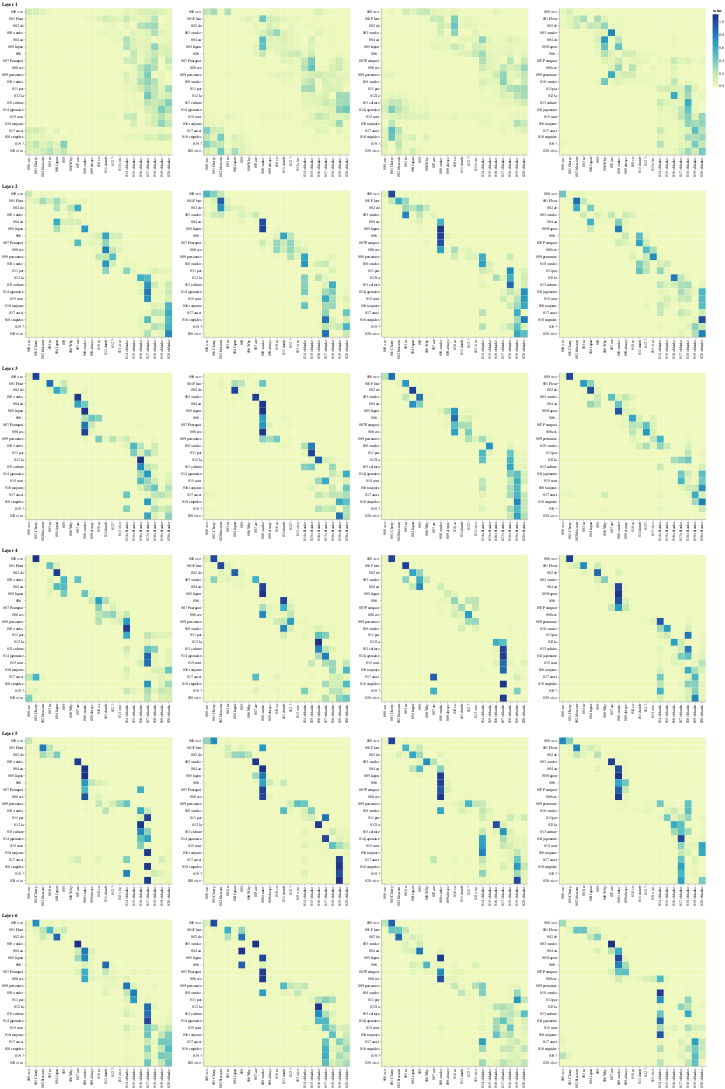

Notebook code cell kept with this figure:
### Markdown cell above
## Decoder Src Attention

### Code cell
def viz_decoder_src():
    model, example_data = run_model_example(n_examples=1)
    example = example_data[len(example_data) - 1]

    layer_viz = [
        visualize_layer(
            model,
            layer,
            get_decoder_src,
            max(len(example[1]), len(example[2])),
            example[1],
            example[2],
        )
        for layer in range(6)
    ]
    return alt.hconcat(
        layer_viz[0]
        & layer_viz[1]
        & layer_viz[2]
        & layer_viz[3]
        & layer_viz[4]
        & layer_viz[5]
    )


show_example(viz_decoder_src)

### Figure 1 — Vega-Lite specification as saved in the notebook (floating-point values rounded to 4 significant figures; data arrays with more than 128 entries replaced by an {"elided": "..."} marker saying what was removed)
{"config": {"view": {"continuousWidth": 400, "continuousHeight": 300}}, "hconcat": [{"vconcat": [{"hconcat": [{"data": {"name": "data-daab43dd54f47f13924117a58f1be353"}, "mark": "rect", "encoding": {"color": {"type": "quantitative", "field": "value"}, "tooltip": [{"type": "quantitative", "field": "row"}, {"type": "quantitative", "field": "column"}, {"type": "quantitative", "field": "value"}, {"type": "nominal", "field": "row_token"}, {"type": "nominal", "field": "col_token"}], "x": {"type": "nominal", "axis": {"title": ""}, "field": "col_token"}, "y": {"type": "nominal", "axis": {"title": ""}, "field": "row_token"}}, "height": 400, "selection": {"selector103": {"type": "interval", "bind": "scales", "encodings": ["x", "y"]}}, "width": 400}, {"data": {"name": "data-a1a3cb0be10c92445f59e436c0b6abdb"}, "mark": "rect", "encoding": {"color": {"type": "quantitative", "field": "value"}, "tooltip": [{"type": "quantitative", "field": "row"}, {"type": "quantitative", "field": "column"}, {"type": "quantitative", "field": "value"}, {"type": "nominal", "field": "row_token"}, {"type": "nominal", "field": "col_token"}], "x": {"type": "nominal", "axis": {"title": ""}, "field": "col_token"}, "y": {"type": "nominal", "axis": {"title": ""}, "field": "row_token"}}, "height": 400, "selection": {"selector105": {"type": "interval", "bind": "scales", "encodings": ["x", "y"]}}, "width": 400}, {"data": {"name": "data-a4ba65ef01d9b799c929fc854f3bc98f"}, "mark": "rect", "encoding": {"color": {"type": "quantitative", "field": "value"}, "tooltip": [{"type": "quantitative", "field": "row"}, {"type": "quantitative", "field": "column"}, {"type": "quantitative", "field": "value"}, {"type": "nominal", "field": "row_token"}, {"type": "nominal", "field": "col_token"}], "x": {"type": "nominal", "axis": {"title": ""}, "field": "col_token"}, "y": {"type": "nominal", "axis": {"title": ""}, "field": "row_token"}}, "height": 400, "selection": {"selector107": {"type": "interval", "bind": "scales", "encodings": ["x", "y"]}}, "width": 400}, {"data": {"name": "data-c052f4cde5a1feb85c78b62be8eed37b"}, "mark": "rect", "encoding": {"color": {"type": "quantitative", "field": "value"}, "tooltip": [{"type": "quantitative", "field": "row"}, {"type": "quantitative", "field": "column"}, {"type": "quantitative", "field": "value"}, {"type": "nominal", "field": "row_token"}, {"type": "nominal", "field": "col_token"}], "x": {"type": "nominal", "axis": {"title": ""}, "field": "col_token"}, "y": {"type": "nominal", "axis": {"title": ""}, "field": "row_token"}}, "height": 400, "selection": {"selector109": {"type": "interval", "bind": "scales", "encodings": ["x", "y"]}}, "width": 400}]}, {"vconcat": [{"hconcat": [{"data": {"name": "data-efd2b27037e5763627384628d60a6651"}, "mark": "rect", "encoding": {"color": {"type": "quantitative", "field": "value"}, "tooltip": [{"type": "quantitative", "field": "row"}, {"type": "quantitative", "field": "column"}, {"type": "quantitative", "field": "value"}, {"type": "nominal", "field": "row_token"}, {"type": "nominal", "field": "col_token"}], "x": {"type": "nominal", "axis": {"title": ""}, "field": "col_token"}, "y": {"type": "nominal", "axis": {"title": ""}, "field": "row_token"}}, "height": 400, "selection": {"selector111": {"type": "interval", "bind": "scales", "encodings": ["x", "y"]}}, "width": 400}, {"data": {"name": "data-2eac01a273367fa8cc81ccaeb4f97065"}, "mark": "rect", "encoding": {"color": {"type": "quantitative", "field": "value"}, "tooltip": [{"type": "quantitative", "field": "row"}, {"type": "quantitative", "field": "column"}, {"type": "quantitative", "field": "value"}, {"type": "nominal", "field": "row_token"}, {"type": "nominal", "field": "col_token"}], "x": {"type": "nominal", "axis": {"title": ""}, "field": "col_token"}, "y": {"type": "nominal", "axis": {"title": ""}, "field": "row_token"}}, "height": 400, "selection": {"selector113": {"type": "interval", "bind": "scales", "encodings": ["x", "y"]}}, "width": 400}, {"data": {"name": "data-77aacb4241bb24a38c00881793a7b757"}, "mark": "rect", "encoding": {"color": {"type": "quantitative", "field": "value"}, "tooltip": [{"type": "quantitative", "field": "row"}, {"type": "quantitative", "field": "column"}, {"type": "quantitative", "field": "value"}, {"type": "nominal", "field": "row_token"}, {"type": "nominal", "field": "col_token"}], "x": {"type": "nominal", "axis": {"title": ""}, "field": "col_token"}, "y": {"type": "nominal", "axis": {"title": ""}, "field": "row_token"}}, "height": 400, "selection": {"selector115": {"type": "interval", "bind": "scales", "encodings": ["x", "y"]}}, "width": 400}, {"data": {"name": "data-2d543c2f81480d70e64b759a40d182f0"}, "mark": "rect", "encoding": {"color": {"type": "quantitative", "field": "value"}, "tooltip": [{"type": "quantitative", "field": "row"}, {"type": "quantitative", "field": "column"}, {"type": "quantitative", "field": "value"}, {"type": "nominal", "field": "row_token"}, {"type": "nominal", "field": "col_token"}], "x": {"type": "nominal", "axis": {"title": ""}, "field": "col_token"}, "y": {"type": "nominal", "axis": {"title": ""}, "field": "row_token"}}, "height": 400, "selection": {"selector117": {"type": "interval", "bind": "scales", "encodings": ["x", "y"]}}, "width": 400}]}], "title": "Layer 2"}, {"vconcat": [{"hconcat": [{"data": {"name": "data-aae7947c5c1c276c68531357e9cbcdac"}, "mark": "rect", "encoding": {"color": {"type": "quantitative", "field": "value"}, "tooltip": [{"type": "quantitative", "field": "row"}, {"type": "quantitative", "field": "column"}, {"type": "quantitative", "field": "value"}, {"type": "nominal", "field": "row_token"}, {"type": "nominal", "field": "col_token"}], "x": {"type": "nominal", "axis": {"title": ""}, "field": "col_token"}, "y": {"type": "nominal", "axis": {"title": ""}, "field": "row_token"}}, "height": 400, "selection": {"selector119": {"type": "interval", "bind": "scales", "encodings": ["x", "y"]}}, "width": 400}, {"data": {"name": "data-c456129178b919b627556e75ce4c051e"}, "mark": "rect", "encoding": {"color": {"type": "quantitative", "field": "value"}, "tooltip": [{"type": "quantitative", "field": "row"}, {"type": "quantitative", "field": "column"}, {"type": "quantitative", "field": "value"}, {"type": "nominal", "field": "row_token"}, {"type": "nominal", "field": "col_token"}], "x": {"type": "nominal", "axis": {"title": ""}, "field": "col_token"}, "y": {"type": "nominal", "axis": {"title": ""}, "field": "row_token"}}, "height": 400, "selection": {"selector121": {"type": "interval", "bind": "scales", "encodings": ["x", "y"]}}, "width": 400}, {"data": {"name": "data-e35efa3680faa5462fe4a5ad75f7bb4b"}, "mark": "rect", "encoding": {"color": {"type": "quantitative", "field": "value"}, "tooltip": [{"type": "quantitative", "field": "row"}, {"type": "quantitative", "field": "column"}, {"type": "quantitative", "field": "value"}, {"type": "nominal", "field": "row_token"}, {"type": "nominal", "field": "col_token"}], "x": {"type": "nominal", "axis": {"title": ""}, "field": "col_token"}, "y": {"type": "nominal", "axis": {"title": ""}, "field": "row_token"}}, "height": 400, "selection": {"selector123": {"type": "interval", "bind": "scales", "encodings": ["x", "y"]}}, "width": 400}, {"data": {"name": "data-f7a038147bfc5f35ccef4d56de053311"}, "mark": "rect", "encoding": {"color": {"type": "quantitative", "field": "value"}, "tooltip": [{"type": "quantitative", "field": "row"}, {"type": "quantitative", "field": "column"}, {"type": "quantitative", "field": "value"}, {"type": "nominal", "field": "row_token"}, {"type": "nominal", "field": "col_token"}], "x": {"type": "nominal", "axis": {"title": ""}, "field": "col_token"}, "y": {"type": "nominal", "axis": {"title": ""}, "field": "row_token"}}, "height": 400, "selection": {"selector125": {"type": "interval", "bind": "scales", "encodings": ["x", "y"]}}, "width": 400}]}], "title": "Layer 3"}, {"vconcat": [{"hconcat": [{"data": {"name": "data-efd7bc4414b3e80de614ecdb9751afe0"}, "mark": "rect", "encoding": {"color": {"type": "quantitative", "field": "value"}, "tooltip": [{"type": "quantitative", "field": "row"}, {"type": "quantitative", "field": "column"}, {"type": "quantitative", "field": "value"}, {"type": "nominal", "field": "row_token"}, {"type": "nominal", "field": "col_token"}], "x": {"type": "nominal", "axis": {"title": ""}, "field": "col_token"}, "y": {"type": "nominal", "axis": {"title": ""}, "field": "row_token"}}, "height": 400, "selection": {"selector127": {"type": "interval", "bind": "scales", "encodings": ["x", "y"]}}, "width": 400}, {"data": {"name": "data-49a56aaa29fe24e2552b111c6d0e7567"}, "mark": "rect", "encoding": {"color": {"type": "quantitative", "field": "value"}, "tooltip": [{"type": "quantitative", "field": "row"}, {"type": "quantitative", "field": "column"}, {"type": "quantitative", "field": "value"}, {"type": "nominal", "field": "row_token"}, {"type": "nominal", "field": "col_token"}], "x": {"type": "nominal", "axis": {"title": ""}, "field": "col_token"}, "y": {"type": "nominal", "axis": {"title": ""}, "field": "row_token"}}, "height": 400, "selection": {"selector129": {"type": "interval", "bind": "scales", "encodings": ["x", "y"]}}, "width": 400}, {"data": {"name": "data-bb0eb2eda703d3cd235bd7e4935fb460"}, "mark": "rect", "encoding": {"color": {"type": "quantitative", "field": "value"}, "tooltip": [{"type": "quantitative", "field": "row"}, {"type": "quantitative", "field": "column"}, {"type": "quantitative", "field": "value"}, {"type": "nominal", "field": "row_token"}, {"type": "nominal", "field": "col_token"}], "x": {"type": "nominal", "axis": {"title": ""}, "field": "col_token"}, "y": {"type": "nominal", "axis": {"title": ""}, "field": "row_token"}}, "height": 400, "selection": {"selector131": {"type": "interval", "bind": "scales", "encodings": ["x", "y"]}}, "width": 400}, {"data": {"name": "data-539a5d772703a2e74565d8ce95388279"}, "mark": "rect", "encoding": {"color": {"type": "quantitative", "field": "value"}, "tooltip": [{"type": "quantitative", "field": "row"}, {"type": "quantitative", "field": "column"}, {"type": "quantitative", "field": "value"}, {"type": "nominal", "field": "row_token"}, {"type": "nominal", "field": "col_token"}], "x": {"type": "nominal", "axis": {"title": ""}, "field": "col_token"}, "y": {"type": "nominal", "axis": {"title": ""}, "field": "row_token"}}, "height": 400, "selection": {"selector133": {"type": "interval", "bind": "scales", "encodings": ["x", "y"]}}, "width": 400}]}], "title": "Layer 4"}, {"vconcat": [{"hconcat": [{"data": {"name": "data-998de102a8279ca2ee162c739ed5a3cc"}, "mark": "rect", "encoding": {"color": {"type": "quantitative", "field": "value"}, "tooltip": [{"type": "quantitative", "field": "row"}, {"type": "quantitative", "field": "column"}, {"type": "quantitative", "field": "value"}, {"type": "nominal", "field": "row_token"}, {"type": "nominal", "field": "col_token"}], "x": {"type": "nominal", "axis": {"title": ""}, "field": "col_token"}, "y": {"type": "nominal", "axis": {"title": ""}, "field": "row_token"}}, "height": 400, "selection": {"selector135": {"type": "interval", "bind": "scales", "encodings": ["x", "y"]}}, "width": 400}, {"data": {"name": "data-1091160a3edac32b8567e2810135c202"}, "mark": "rect", "encoding": {"color": {"type": "quantitative", "field": "value"}, "tooltip": [{"type": "quantitative", "field": "row"}, {"type": "quantitative", "field": "column"}, {"type": "quantitative", "field": "value"}, {"type": "nominal", "field": "row_token"}, {"type": "nominal", "field": "col_token"}], "x": {"type": "nominal", "axis": {"title": ""}, "field": "col_token"}, "y": {"type": "nominal", "axis": {"title": ""}, "field": "row_token"}}, "height": 400, "selection": {"selector137": {"type": "interval", "bind": "scales", "encodings": ["x", "y"]}}, "width": 400}, {"data": {"name": "data-9633ec13a6aef0b1022a706021a9ed28"}, "mark": "rect", "encoding": {"color": {"type": "quantitative", "field": "value"}, "tooltip": [{"type": "quantitative", "field": "row"}, {"type": "quantitative", "field": "column"}, {"type": "quantitative", "field": "value"}, {"type": "nominal", "field": "row_token"}, {"type": "nominal", "field": "col_token"}], "x": {"type": "nominal", "axis": {"title": ""}, "field": "col_token"}, "y": {"type": "nominal", "axis": {"title": ""}, "field": "row_token"}}, "height": 400, "selection": {"selector139": {"type": "interval", "bind": "scales", "encodings": ["x", "y"]}}, "width": 400}, {"data": {"name": "data-2e0f1d479ea441191015e29d30dcf6c0"}, "mark": "rect", "encoding": {"color": {"type": "quantitative", "field": "value"}, "tooltip": [{"type": "quantitative", "field": "row"}, {"type": "quantitative", "field": "column"}, {"type": "quantitative", "field": "value"}, {"type": "nominal", "field": "row_token"}, {"type": "nominal", "field": "col_token"}], "x": {"type": "nominal", "axis": {"title": ""}, "field": "col_token"}, "y": {"type": "nominal", "axis": {"title": ""}, "field": "row_token"}}, "height": 400, "selection": {"selector141": {"type": "interval", "bind": "scales", "encodings": ["x", "y"]}}, "width": 400}]}], "title": "Layer 5"}, {"vconcat": [{"hconcat": [{"data": {"name": "data-81a75100a38016716df9fc6de331ff86"}, "mark": "rect", "encoding": {"color": {"type": "quantitative", "field": "value"}, "tooltip": [{"type": "quantitative", "field": "row"}, {"type": "quantitative", "field": "column"}, {"type": "quantitative", "field": "value"}, {"type": "nominal", "field": "row_token"}, {"type": "nominal", "field": "col_token"}], "x": {"type": "nominal", "axis": {"title": ""}, "field": "col_token"}, "y": {"type": "nominal", "axis": {"title": ""}, "field": "row_token"}}, "height": 400, "selection": {"selector143": {"type": "interval", "bind": "scales", "encodings": ["x", "y"]}}, "width": 400}, {"data": {"name": "data-e61a3e9176c3fb27626cde9d4f11dd6c"}, "mark": "rect", "encoding": {"color": {"type": "quantitative", "field": "value"}, "tooltip": [{"type": "quantitative", "field": "row"}, {"type": "quantitative", "field": "column"}, {"type": "quantitative", "field": "value"}, {"type": "nominal", "field": "row_token"}, {"type": "nominal", "field": "col_token"}], "x": {"type": "nominal", "axis": {"title": ""}, "field": "col_token"}, "y": {"type": "nominal", "axis": {"title": ""}, "field": "row_token"}}, "height": 400, "selection": {"selector145": {"type": "interval", "bind": "scales", "encodings": ["x", "y"]}}, "width": 400}, {"data": {"name": "data-442a45c15c3194ce38af80fc3d1c7187"}, "mark": "rect", "encoding": {"color": {"type": "quantitative", "field": "value"}, "tooltip": [{"type": "quantitative", "field": "row"}, {"type": "quantitative", "field": "column"}, {"type": "quantitative", "field": "value"}, {"type": "nominal", "field": "row_token"}, {"type": "nominal", "field": "col_token"}], "x": {"type": "nominal", "axis": {"title": ""}, "field": "col_token"}, "y": {"type": "nominal", "axis": {"title": ""}, "field": "row_token"}}, "height": 400, "selection": {"selector147": {"type": "interval", "bind": "scales", "encodings": ["x", "y"]}}, "width": 400}, {"data": {"name": "data-ada168d177c8d90f367bd33a4a65ef36"}, "mark": "rect", "encoding": {"color": {"type": "quantitative", "field": "value"}, "tooltip": [{"type": "quantitative", "field": "row"}, {"type": "quantitative", "field": "column"}, {"type": "quantitative", "field": "value"}, {"type": "nominal", "field": "row_token"}, {"type": "nominal", "field": "col_token"}], "x": {"type": "nominal", "axis": {"title": ""}, "field": "col_token"}, "y": {"type": "nominal", "axis": {"title": ""}, "field": "row_token"}}, "height": 400, "selection": {"selector149": {"type": "interval", "bind": "scales", "encodings": ["x", "y"]}}, "width": 400}]}], "title": "Layer 6"}], "title": "Layer 1"}], "$schema": "https://vega.github.io/schema/vega-lite/v4.8.1.json", "datasets": {"data-daab43dd54f47f13924117a58f1be353": {"elided": "441 records"}, "data-a1a3cb0be10c92445f59e436c0b6abdb": {"elided": "441 records"}, "data-a4ba65ef01d9b799c929fc854f3bc98f": {"elided": "441 records"}, "data-c052f4cde5a1feb85c78b62be8eed37b": {"elided": "441 records"}, "data-efd2b27037e5763627384628d60a6651": {"elided": "441 records"}, "data-2eac01a273367fa8cc81ccaeb4f97065": {"elided": "441 records"}, "data-77aacb4241bb24a38c00881793a7b757": {"elided": "441 records"}, "data-2d543c2f81480d70e64b759a40d182f0": {"elided": "441 records"}, "data-aae7947c5c1c276c68531357e9cbcdac": {"elided": "441 records"}, "data-c456129178b919b627556e75ce4c051e": {"elided": "441 records"}, "data-e35efa3680faa5462fe4a5ad75f7bb4b": {"elided": "441 records"}, "data-f7a038147bfc5f35ccef4d56de053311": {"elided": "441 records"}, "data-efd7bc4414b3e80de614ecdb9751afe0": {"elided": "441 records"}, "data-49a56aaa29fe24e2552b111c6d0e7567": {"elided": "441 records"}, "data-bb0eb2eda703d3cd235bd7e4935fb460": {"elided": "441 records"}, "data-539a5d772703a2e74565d8ce95388279": {"elided": "441 records"}, "data-998de102a8279ca2ee162c739ed5a3cc": {"elided": "441 records"}, "data-1091160a3edac32b8567e2810135c202": {"elided": "441 records"}, "data-9633ec13a6aef0b1022a706021a9ed28": {"elided": "441 records"}, "data-2e0f1d479ea441191015e29d30dcf6c0": {"elided": "441 records"}, "data-81a75100a38016716df9fc6de331ff86": {"elided": "441 records"}, "data-e61a3e9176c3fb27626cde9d4f11dd6c": {"elided": "441 records"}, "data-442a45c15c3194ce38af80fc3d1c7187": {"elided": "441 records"}, "data-ada168d177c8d90f367bd33a4a65ef36": {"elided": "441 records"}}}
